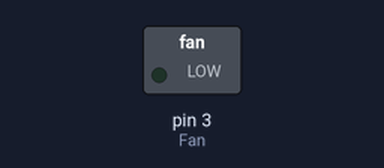
The sketch below on a simulated Arduino Uno, built with avr-gcc and run on an emulated ATmega328P. Shown: switched loads named in the sketch (green lamp = pin HIGH). Dashed ring = blinking.

Above: at 0.15 s.
Timing chart, 0 to 3.0 s (numbered marks = the images above):
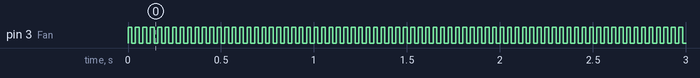

The sketch:

Variable_Fan_Test.ino
```cpp
const int TempSensor = A0;
const int Fan = 3;
void setup()
{
  // put your setup code here, to run once:
  Serial.begin(9600);
  pinMode(Fan, OUTPUT);
}

void loop()
{
  // put your main code here, to run repeatedly:
  digitalWrite(Fan, HIGH);
  delay(20);
  digitalWrite(Fan, LOW);
  delay(20);
}
```

Measured:
- by itself, pin 3 (Fan): alternates HIGH for 0.02 s and LOW for 0.02 s
